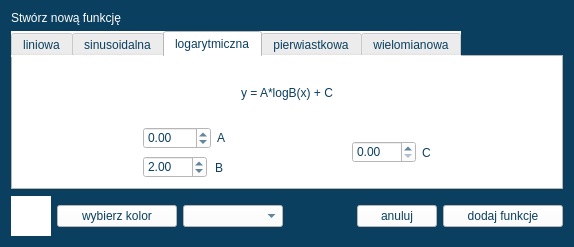
<?xml version="1.0" encoding="UTF-8"?>
<ui version="4.0">
 <class>OknoDodajFunkcje</class>
 <widget class="QDialog" name="OknoDodajFunkcje">
  <property name="geometry">
   <rect>
    <x>0</x>
    <y>0</y>
    <width>574</width>
    <height>247</height>
   </rect>
  </property>
  <property name="sizePolicy">
   <sizepolicy hsizetype="Preferred" vsizetype="Minimum">
    <horstretch>0</horstretch>
    <verstretch>0</verstretch>
   </sizepolicy>
  </property>
  <property name="minimumSize">
   <size>
    <width>510</width>
    <height>247</height>
   </size>
  </property>
  <property name="windowTitle">
   <string>Dodaj Funkcje</string>
  </property>
  <property name="styleSheet">
   <string notr="true">background-color: rgb(10, 63, 95);</string>
  </property>
  <layout class="QHBoxLayout" name="horizontalLayout_4">
   <item>
    <layout class="QVBoxLayout" name="verticalLayout_2">
     <property name="topMargin">
      <number>0</number>
     </property>
     <item>
      <widget class="QLabel" name="stworzNowaLabel">
       <property name="styleSheet">
        <string notr="true">font: 700 italic 14pt &quot;Trebuchet MS&quot;;
color: rgb(255, 255, 255);</string>
       </property>
       <property name="text">
        <string>Stwórz nową funkcję</string>
       </property>
       <property name="alignment">
        <set>Qt::AlignLeading|Qt::AlignLeft|Qt::AlignVCenter</set>
       </property>
      </widget>
     </item>
     <item>
      <widget class="QTabWidget" name="tabWidget">
       <property name="sizePolicy">
        <sizepolicy hsizetype="MinimumExpanding" vsizetype="MinimumExpanding">
         <horstretch>0</horstretch>
         <verstretch>0</verstretch>
        </sizepolicy>
       </property>
       <property name="minimumSize">
        <size>
         <width>330</width>
         <height>150</height>
        </size>
       </property>
       <property name="styleSheet">
        <string notr="true">background-color: rgb(255, 255, 255);
color: rgb(10, 63, 95);
font: 700 11pt &quot;Trebuchet MS&quot;;</string>
       </property>
       <property name="tabPosition">
        <enum>QTabWidget::North</enum>
       </property>
       <property name="currentIndex">
        <number>2</number>
       </property>
       <widget class="QWidget" name="tabLin_3">
        <attribute name="title">
         <string>liniowa</string>
        </attribute>
        <layout class="QHBoxLayout" name="horizontalLayout_2">
         <item>
          <layout class="QVBoxLayout" name="verticalLayout">
           <item>
            <widget class="QLabel" name="wzorLinLabel">
             <property name="sizePolicy">
              <sizepolicy hsizetype="Preferred" vsizetype="Minimum">
               <horstretch>0</horstretch>
               <verstretch>0</verstretch>
              </sizepolicy>
             </property>
             <property name="minimumSize">
              <size>
               <width>0</width>
               <height>15</height>
              </size>
             </property>
             <property name="maximumSize">
              <size>
               <width>16777215</width>
               <height>200</height>
              </size>
             </property>
             <property name="styleSheet">
              <string notr="true">font: 700 12pt &quot;Trebuchet MS&quot;;</string>
             </property>
             <property name="text">
              <string>y = a*x + b</string>
             </property>
             <property name="alignment">
              <set>Qt::AlignCenter</set>
             </property>
            </widget>
           </item>
           <item>
            <layout class="QHBoxLayout" name="horizontalLayout">
             <item>
              <spacer name="horizontalSpacer_4">
               <property name="orientation">
                <enum>Qt::Horizontal</enum>
               </property>
               <property name="sizeHint" stdset="0">
                <size>
                 <width>30</width>
                 <height>20</height>
                </size>
               </property>
              </spacer>
             </item>
             <item>
              <widget class="QDoubleSpinBox" name="wspLinASpinBox">
               <property name="minimum">
                <double>-100.000000000000000</double>
               </property>
               <property name="maximum">
                <double>100.000000000000000</double>
               </property>
              </widget>
             </item>
             <item>
              <widget class="QLabel" name="wspLinALabel">
               <property name="text">
                <string>a</string>
               </property>
               <property name="alignment">
                <set>Qt::AlignCenter</set>
               </property>
              </widget>
             </item>
             <item>
              <spacer name="horizontalSpacer_2">
               <property name="orientation">
                <enum>Qt::Horizontal</enum>
               </property>
               <property name="sizeHint" stdset="0">
                <size>
                 <width>30</width>
                 <height>20</height>
                </size>
               </property>
              </spacer>
             </item>
             <item>
              <widget class="QDoubleSpinBox" name="wspLinBSpinBox">
               <property name="minimum">
                <double>-100.000000000000000</double>
               </property>
               <property name="maximum">
                <double>100.000000000000000</double>
               </property>
              </widget>
             </item>
             <item>
              <widget class="QLabel" name="wspLinBLabel">
               <property name="text">
                <string>b</string>
               </property>
               <property name="alignment">
                <set>Qt::AlignCenter</set>
               </property>
              </widget>
             </item>
             <item>
              <spacer name="horizontalSpacer_3">
               <property name="orientation">
                <enum>Qt::Horizontal</enum>
               </property>
               <property name="sizeHint" stdset="0">
                <size>
                 <width>30</width>
                 <height>20</height>
                </size>
               </property>
              </spacer>
             </item>
            </layout>
           </item>
          </layout>
         </item>
        </layout>
       </widget>
       <widget class="QWidget" name="tabSin_3">
        <attribute name="title">
         <string>sinusoidalna</string>
        </attribute>
        <layout class="QVBoxLayout" name="verticalLayout_6">
         <item>
          <widget class="QLabel" name="wzorSinLabel">
           <property name="sizePolicy">
            <sizepolicy hsizetype="Preferred" vsizetype="Minimum">
             <horstretch>0</horstretch>
             <verstretch>0</verstretch>
            </sizepolicy>
           </property>
           <property name="minimumSize">
            <size>
             <width>0</width>
             <height>15</height>
            </size>
           </property>
           <property name="maximumSize">
            <size>
             <width>16777215</width>
             <height>200</height>
            </size>
           </property>
           <property name="styleSheet">
            <string notr="true">font: 700 12pt &quot;Trebuchet MS&quot;;</string>
           </property>
           <property name="text">
            <string>y = A*sin(2*π*f*x + φ) + B</string>
           </property>
           <property name="alignment">
            <set>Qt::AlignCenter</set>
           </property>
          </widget>
         </item>
         <item>
          <layout class="QHBoxLayout" name="horizontalLayout_11">
           <item>
            <spacer name="horizontalSpacer_6">
             <property name="orientation">
              <enum>Qt::Horizontal</enum>
             </property>
             <property name="sizeHint" stdset="0">
              <size>
               <width>30</width>
               <height>20</height>
              </size>
             </property>
            </spacer>
           </item>
           <item>
            <layout class="QVBoxLayout" name="verticalLayout_3">
             <item>
              <layout class="QHBoxLayout" name="horizontalLayout_10">
               <item>
                <widget class="QDoubleSpinBox" name="wspSinASpinBox">
                 <property name="minimum">
                  <double>-100.000000000000000</double>
                 </property>
                 <property name="maximum">
                  <double>100.000000000000000</double>
                 </property>
                </widget>
               </item>
               <item>
                <widget class="QLabel" name="wspSinALabel">
                 <property name="text">
                  <string>A</string>
                 </property>
                 <property name="alignment">
                  <set>Qt::AlignCenter</set>
                 </property>
                </widget>
               </item>
              </layout>
             </item>
             <item>
              <layout class="QHBoxLayout" name="horizontalLayout_7">
               <item>
                <widget class="QDoubleSpinBox" name="wspSinFiSpinBox">
                 <property name="minimum">
                  <double>-100.000000000000000</double>
                 </property>
                 <property name="maximum">
                  <double>100.000000000000000</double>
                 </property>
                </widget>
               </item>
               <item>
                <widget class="QLabel" name="wspSinFiLabel">
                 <property name="text">
                  <string>φ</string>
                 </property>
                 <property name="alignment">
                  <set>Qt::AlignCenter</set>
                 </property>
                </widget>
               </item>
              </layout>
             </item>
            </layout>
           </item>
           <item>
            <spacer name="horizontalSpacer_5">
             <property name="orientation">
              <enum>Qt::Horizontal</enum>
             </property>
             <property name="sizeHint" stdset="0">
              <size>
               <width>30</width>
               <height>20</height>
              </size>
             </property>
            </spacer>
           </item>
           <item>
            <layout class="QVBoxLayout" name="verticalLayout_4">
             <item>
              <layout class="QHBoxLayout" name="horizontalLayout_8">
               <item>
                <widget class="QDoubleSpinBox" name="wspSinFSpinBox">
                 <property name="minimum">
                  <double>-100.000000000000000</double>
                 </property>
                 <property name="maximum">
                  <double>100.000000000000000</double>
                 </property>
                </widget>
               </item>
               <item>
                <widget class="QLabel" name="wspSinFLabel">
                 <property name="text">
                  <string>f</string>
                 </property>
                 <property name="alignment">
                  <set>Qt::AlignCenter</set>
                 </property>
                </widget>
               </item>
              </layout>
             </item>
             <item>
              <layout class="QHBoxLayout" name="horizontalLayout_9">
               <item>
                <widget class="QDoubleSpinBox" name="wspSinBSpinBox">
                 <property name="minimum">
                  <double>-100.000000000000000</double>
                 </property>
                 <property name="maximum">
                  <double>100.000000000000000</double>
                 </property>
                </widget>
               </item>
               <item>
                <widget class="QLabel" name="wspSinBLabel">
                 <property name="text">
                  <string>B</string>
                 </property>
                 <property name="alignment">
                  <set>Qt::AlignCenter</set>
                 </property>
                </widget>
               </item>
              </layout>
             </item>
            </layout>
           </item>
           <item>
            <spacer name="horizontalSpacer_7">
             <property name="orientation">
              <enum>Qt::Horizontal</enum>
             </property>
             <property name="sizeHint" stdset="0">
              <size>
               <width>30</width>
               <height>20</height>
              </size>
             </property>
            </spacer>
           </item>
          </layout>
         </item>
        </layout>
       </widget>
       <widget class="QWidget" name="tab_9">
        <attribute name="title">
         <string>logarytmiczna</string>
        </attribute>
        <layout class="QVBoxLayout" name="verticalLayout_9">
         <item>
          <widget class="QLabel" name="wzorLogLabel">
           <property name="sizePolicy">
            <sizepolicy hsizetype="Preferred" vsizetype="Minimum">
             <horstretch>0</horstretch>
             <verstretch>0</verstretch>
            </sizepolicy>
           </property>
           <property name="minimumSize">
            <size>
             <width>0</width>
             <height>15</height>
            </size>
           </property>
           <property name="maximumSize">
            <size>
             <width>16777215</width>
             <height>200</height>
            </size>
           </property>
           <property name="styleSheet">
            <string notr="true">font: 700 12pt &quot;Trebuchet MS&quot;;</string>
           </property>
           <property name="text">
            <string>y = A*logB(x) + C</string>
           </property>
           <property name="alignment">
            <set>Qt::AlignCenter</set>
           </property>
          </widget>
         </item>
         <item>
          <layout class="QHBoxLayout" name="horizontalLayout_15">
           <item>
            <spacer name="horizontalSpacer_10">
             <property name="orientation">
              <enum>Qt::Horizontal</enum>
             </property>
             <property name="sizeHint" stdset="0">
              <size>
               <width>30</width>
               <height>20</height>
              </size>
             </property>
            </spacer>
           </item>
           <item>
            <layout class="QVBoxLayout" name="verticalLayout_8">
             <item>
              <layout class="QHBoxLayout" name="horizontalLayout_12">
               <item>
                <widget class="QDoubleSpinBox" name="wspLogASpinBox">
                 <property name="minimum">
                  <double>-100.000000000000000</double>
                 </property>
                 <property name="maximum">
                  <double>100.000000000000000</double>
                 </property>
                </widget>
               </item>
               <item>
                <widget class="QLabel" name="wspLogALabel">
                 <property name="text">
                  <string>A</string>
                 </property>
                 <property name="alignment">
                  <set>Qt::AlignCenter</set>
                 </property>
                </widget>
               </item>
              </layout>
             </item>
             <item>
              <layout class="QHBoxLayout" name="horizontalLayout_14">
               <item>
                <widget class="QDoubleSpinBox" name="wspLogBSpinBox">
                 <property name="minimum">
                  <double>0.010000000000000</double>
                 </property>
                 <property name="maximum">
                  <double>100.000000000000000</double>
                 </property>
                 <property name="value">
                  <double>2.000000000000000</double>
                 </property>
                </widget>
               </item>
               <item>
                <widget class="QLabel" name="wspLogBLabel">
                 <property name="text">
                  <string>B</string>
                 </property>
                 <property name="alignment">
                  <set>Qt::AlignCenter</set>
                 </property>
                </widget>
               </item>
              </layout>
             </item>
            </layout>
           </item>
           <item>
            <spacer name="horizontalSpacer_8">
             <property name="orientation">
              <enum>Qt::Horizontal</enum>
             </property>
             <property name="sizeHint" stdset="0">
              <size>
               <width>30</width>
               <height>20</height>
              </size>
             </property>
            </spacer>
           </item>
           <item>
            <layout class="QHBoxLayout" name="horizontalLayout_13">
             <item>
              <widget class="QDoubleSpinBox" name="wspLogCSpinBox">
               <property name="minimum">
                <double>0.000000000000000</double>
               </property>
               <property name="maximum">
                <double>100.000000000000000</double>
               </property>
               <property name="value">
                <double>0.000000000000000</double>
               </property>
              </widget>
             </item>
             <item>
              <widget class="QLabel" name="wspLogCLabel">
               <property name="text">
                <string>C</string>
               </property>
               <property name="alignment">
                <set>Qt::AlignCenter</set>
               </property>
              </widget>
             </item>
            </layout>
           </item>
           <item>
            <spacer name="horizontalSpacer_9">
             <property name="orientation">
              <enum>Qt::Horizontal</enum>
             </property>
             <property name="sizeHint" stdset="0">
              <size>
               <width>30</width>
               <height>20</height>
              </size>
             </property>
            </spacer>
           </item>
          </layout>
         </item>
        </layout>
       </widget>
       <widget class="QWidget" name="tab_10">
        <attribute name="title">
         <string>pierwiastkowa</string>
        </attribute>
        <layout class="QVBoxLayout" name="verticalLayout_10">
         <item>
          <widget class="QLabel" name="wzorPierwLabel">
           <property name="sizePolicy">
            <sizepolicy hsizetype="Preferred" vsizetype="Minimum">
             <horstretch>0</horstretch>
             <verstretch>0</verstretch>
            </sizepolicy>
           </property>
           <property name="minimumSize">
            <size>
             <width>0</width>
             <height>15</height>
            </size>
           </property>
           <property name="maximumSize">
            <size>
             <width>16777215</width>
             <height>200</height>
            </size>
           </property>
           <property name="styleSheet">
            <string notr="true">font: 700 12pt &quot;Trebuchet MS&quot;;</string>
           </property>
           <property name="text">
            <string>y = A*sqrt(x) + D</string>
           </property>
           <property name="alignment">
            <set>Qt::AlignCenter</set>
           </property>
          </widget>
         </item>
         <item>
          <layout class="QHBoxLayout" name="horizontalLayout_18">
           <item>
            <spacer name="horizontalSpacer_13">
             <property name="orientation">
              <enum>Qt::Horizontal</enum>
             </property>
             <property name="sizeHint" stdset="0">
              <size>
               <width>30</width>
               <height>20</height>
              </size>
             </property>
            </spacer>
           </item>
           <item>
            <layout class="QHBoxLayout" name="horizontalLayout_16">
             <item>
              <widget class="QDoubleSpinBox" name="wspPierwASpinBox">
               <property name="minimum">
                <double>-100.000000000000000</double>
               </property>
               <property name="maximum">
                <double>100.000000000000000</double>
               </property>
              </widget>
             </item>
             <item>
              <widget class="QLabel" name="wspPierwALabel">
               <property name="text">
                <string>A</string>
               </property>
               <property name="alignment">
                <set>Qt::AlignCenter</set>
               </property>
              </widget>
             </item>
            </layout>
           </item>
           <item>
            <spacer name="horizontalSpacer_11">
             <property name="orientation">
              <enum>Qt::Horizontal</enum>
             </property>
             <property name="sizeHint" stdset="0">
              <size>
               <width>30</width>
               <height>20</height>
              </size>
             </property>
            </spacer>
           </item>
           <item>
            <layout class="QHBoxLayout" name="horizontalLayout_17">
             <item>
              <widget class="QDoubleSpinBox" name="wspPierwBSpinBox">
               <property name="minimum">
                <double>-100.000000000000000</double>
               </property>
               <property name="maximum">
                <double>100.000000000000000</double>
               </property>
              </widget>
             </item>
             <item>
              <widget class="QLabel" name="wspPierwBLabel">
               <property name="text">
                <string>D</string>
               </property>
               <property name="alignment">
                <set>Qt::AlignCenter</set>
               </property>
              </widget>
             </item>
            </layout>
           </item>
           <item>
            <spacer name="horizontalSpacer_12">
             <property name="orientation">
              <enum>Qt::Horizontal</enum>
             </property>
             <property name="sizeHint" stdset="0">
              <size>
               <width>30</width>
               <height>20</height>
              </size>
             </property>
            </spacer>
           </item>
          </layout>
         </item>
        </layout>
       </widget>
       <widget class="QWidget" name="tab_11">
        <attribute name="title">
         <string>wielomianowa</string>
        </attribute>
        <layout class="QVBoxLayout" name="verticalLayout_11">
         <item>
          <widget class="QLabel" name="wzorWielomLabel">
           <property name="sizePolicy">
            <sizepolicy hsizetype="Preferred" vsizetype="Minimum">
             <horstretch>0</horstretch>
             <verstretch>0</verstretch>
            </sizepolicy>
           </property>
           <property name="minimumSize">
            <size>
             <width>0</width>
             <height>15</height>
            </size>
           </property>
           <property name="maximumSize">
            <size>
             <width>16777215</width>
             <height>200</height>
            </size>
           </property>
           <property name="styleSheet">
            <string notr="true">font: 700 12pt &quot;Trebuchet MS&quot;;</string>
           </property>
           <property name="text">
            <string>y = a0 + a1*x^1 + a2*x^2 + ...</string>
           </property>
           <property name="alignment">
            <set>Qt::AlignCenter</set>
           </property>
          </widget>
         </item>
         <item>
          <layout class="QHBoxLayout" name="horizontalLayout_19">
           <item>
            <spacer name="horizontalSpacer_14">
             <property name="orientation">
              <enum>Qt::Horizontal</enum>
             </property>
             <property name="sizeHint" stdset="0">
              <size>
               <width>30</width>
               <height>20</height>
              </size>
             </property>
            </spacer>
           </item>
           <item>
            <widget class="QLabel" name="aktWspWielomLabel">
             <property name="text">
              <string>a</string>
             </property>
             <property name="alignment">
              <set>Qt::AlignCenter</set>
             </property>
            </widget>
           </item>
           <item>
            <widget class="QDoubleSpinBox" name="wspWielomSpinBox">
             <property name="minimum">
              <double>-100.000000000000000</double>
             </property>
             <property name="maximum">
              <double>100.000000000000000</double>
             </property>
            </widget>
           </item>
           <item>
            <widget class="QPushButton" name="dodajWspWielomLabel">
             <property name="sizePolicy">
              <sizepolicy hsizetype="Minimum" vsizetype="Minimum">
               <horstretch>0</horstretch>
               <verstretch>0</verstretch>
              </sizepolicy>
             </property>
             <property name="minimumSize">
              <size>
               <width>40</width>
               <height>40</height>
              </size>
             </property>
             <property name="maximumSize">
              <size>
               <width>100</width>
               <height>100</height>
              </size>
             </property>
             <property name="text">
              <string>+</string>
             </property>
            </widget>
           </item>
           <item>
            <spacer name="horizontalSpacer_15">
             <property name="orientation">
              <enum>Qt::Horizontal</enum>
             </property>
             <property name="sizeHint" stdset="0">
              <size>
               <width>30</width>
               <height>20</height>
              </size>
             </property>
            </spacer>
           </item>
          </layout>
         </item>
        </layout>
       </widget>
      </widget>
     </item>
     <item>
      <layout class="QHBoxLayout" name="horizontalLayout_3">
       <item>
        <widget class="QLabel" name="kolorLabel">
         <property name="sizePolicy">
          <sizepolicy hsizetype="Minimum" vsizetype="Minimum">
           <horstretch>0</horstretch>
           <verstretch>0</verstretch>
          </sizepolicy>
         </property>
         <property name="minimumSize">
          <size>
           <width>40</width>
           <height>40</height>
          </size>
         </property>
         <property name="maximumSize">
          <size>
           <width>100</width>
           <height>100</height>
          </size>
         </property>
         <property name="styleSheet">
          <string notr="true">background-color: rgb(255, 255, 255);</string>
         </property>
         <property name="text">
          <string/>
         </property>
        </widget>
       </item>
       <item>
        <widget class="QPushButton" name="kolorButton">
         <property name="sizePolicy">
          <sizepolicy hsizetype="Minimum" vsizetype="Fixed">
           <horstretch>0</horstretch>
           <verstretch>0</verstretch>
          </sizepolicy>
         </property>
         <property name="minimumSize">
          <size>
           <width>120</width>
           <height>0</height>
          </size>
         </property>
         <property name="maximumSize">
          <size>
           <width>300</width>
           <height>16777215</height>
          </size>
         </property>
         <property name="styleSheet">
          <string notr="true">background-color: rgb(255, 255, 255);
color: rgb(10, 63, 95);
font: 700 11pt &quot;Trebuchet MS&quot;;</string>
         </property>
         <property name="text">
          <string>wybierz kolor</string>
         </property>
        </widget>
       </item>
       <item>
        <widget class="QComboBox" name="wyborZnacznikaCBox">
         <property name="sizePolicy">
          <sizepolicy hsizetype="MinimumExpanding" vsizetype="Fixed">
           <horstretch>0</horstretch>
           <verstretch>0</verstretch>
          </sizepolicy>
         </property>
         <property name="minimumSize">
          <size>
           <width>100</width>
           <height>0</height>
          </size>
         </property>
         <property name="maximumSize">
          <size>
           <width>300</width>
           <height>16777215</height>
          </size>
         </property>
         <property name="styleSheet">
          <string notr="true">background-color: rgb(255, 255, 255);
color: rgb(10, 63, 95);
font: 700 11pt &quot;Trebuchet MS&quot;;</string>
         </property>
        </widget>
       </item>
       <item>
        <spacer name="horizontalSpacer">
         <property name="orientation">
          <enum>Qt::Horizontal</enum>
         </property>
         <property name="sizeHint" stdset="0">
          <size>
           <width>60</width>
           <height>20</height>
          </size>
         </property>
        </spacer>
       </item>
       <item>
        <widget class="QPushButton" name="anulujBut">
         <property name="sizePolicy">
          <sizepolicy hsizetype="Fixed" vsizetype="Fixed">
           <horstretch>0</horstretch>
           <verstretch>0</verstretch>
          </sizepolicy>
         </property>
         <property name="minimumSize">
          <size>
           <width>80</width>
           <height>0</height>
          </size>
         </property>
         <property name="maximumSize">
          <size>
           <width>300</width>
           <height>16777215</height>
          </size>
         </property>
         <property name="styleSheet">
          <string notr="true">background-color: rgb(255, 255, 255);
color: rgb(10, 63, 95);
font: 700 11pt &quot;Trebuchet MS&quot;;</string>
         </property>
         <property name="text">
          <string>anuluj</string>
         </property>
        </widget>
       </item>
       <item>
        <widget class="QPushButton" name="dodajFunBut">
         <property name="sizePolicy">
          <sizepolicy hsizetype="Fixed" vsizetype="Fixed">
           <horstretch>0</horstretch>
           <verstretch>0</verstretch>
          </sizepolicy>
         </property>
         <property name="minimumSize">
          <size>
           <width>120</width>
           <height>0</height>
          </size>
         </property>
         <property name="maximumSize">
          <size>
           <width>400</width>
           <height>16777215</height>
          </size>
         </property>
         <property name="styleSheet">
          <string notr="true">background-color: rgb(255, 255, 255);
color: rgb(10, 63, 95);
font: 700 11pt &quot;Trebuchet MS&quot;;</string>
         </property>
         <property name="text">
          <string>dodaj funkcje</string>
         </property>
        </widget>
       </item>
      </layout>
     </item>
    </layout>
   </item>
  </layout>
 </widget>
 <resources/>
 <connections/>
</ui>
